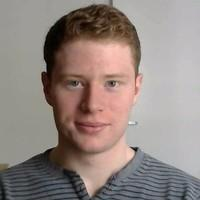
//> input picture images/dan.jpg, 200 x 200 px
$ ./test ../../images/dan.jpg   (built with g++ and OpenCV 4)
//> lines starting //> are read from the running program, lines starting //| are printed output that depends on the picture; after the words box and inside, x2 and y2 are one past the last pixel; in counts of white or black regions, pixels touching at a corner belong together
#include <opencv2/opencv.hpp>
#include <iostream>
using namespace std;
using namespace cv;
int main(int, char** argv)
{
	// Load the image
	Mat src = imread(argv[1]);
//> src is the input picture: 200 rows x 200 cols, CV_8UC3; mean B, G, R 129.7, 134.7, 147.2
	// Check if everything was fine
	if (!src.data)
		return -1;
	// Show source image
	imshow("Source Image", src);
	// Change the background from white to black, since that will help later to extract
	// better results during the use of Distance Transform
	for (int x = 0; x < src.rows; x++) {
		for (int y = 0; y < src.cols; y++) {
			if (src.at<Vec3b>(x, y) == Vec3b(255, 255, 255)) {
				src.at<Vec3b>(x, y)[0] = 0;
				src.at<Vec3b>(x, y)[1] = 0;
				src.at<Vec3b>(x, y)[2] = 0;
			}
		}
	}
	// Show output image
	imshow("Black Background Image", src);
	// Create a kernel that we will use for accuting/sharpening our image
	Mat kernel = (Mat_<float>(3, 3) <<
		1, 1, 1,
		1, -8, 1,
		1, 1, 1); // an approximation of second derivative, a quite strong kernel
				  // do the laplacian filtering as it is
				  // well, we need to convert everything in something more deeper then CV_8U
				  // because the kernel has some negative values,
				  // and we can expect in general to have a Laplacian image with negative values
				  // BUT a 8bits unsigned int (the one we are working with) can contain values from 0 to 255
				  // so the possible negative number will be truncated
	Mat imgLaplacian;
	Mat sharp = src; // copy source image to another temporary one
	filter2D(sharp, imgLaplacian, CV_32F, kernel);
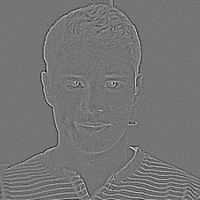
//> imgLaplacian: 200 rows x 200 cols, CV_32FC3; mean B, G, R 0, 0, 0; drawn with min black and max white
	src.convertTo(sharp, CV_32F);
	Mat imgResult = sharp - imgLaplacian;
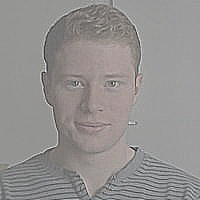
//> imgResult: 200 rows x 200 cols, CV_32FC3; mean B, G, R 129.7, 134.7, 147.1; drawn with min black and max white
	// convert back to 8bits gray scale
	imgResult.convertTo(imgResult, CV_8UC3);
//> imgResult: 200 rows x 200 cols, CV_8UC3
	imgLaplacian.convertTo(imgLaplacian, CV_8UC3);
//> imgLaplacian: 200 rows x 200 cols, CV_8UC3
	// imshow( "Laplace Filtered Image", imgLaplacian );
	imshow("New Sharped Image", imgResult);
	src = imgResult; // copy back
					 // Create binary image from source image
	Mat bw;
	cvtColor(src, bw, CV_BGR2GRAY);
	threshold(bw, bw, 40, 255, CV_THRESH_BINARY | CV_THRESH_OTSU);
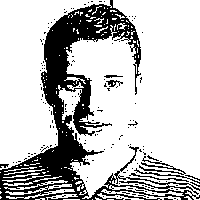
//> bw: 200 rows x 200 cols, CV_8UC1; 75.6% white; 159 black regions (150 under 20 px), largest, box (x1, y1, x2, y2) and area: (0, 0, 200, 200) 8889, (139, 156, 186, 175) 198, (134, 168, 200, 184) 99
	imshow("Binary Image", bw);
	// Perform the distance transform algorithm
	Mat dist;
	distanceTransform(bw, dist, CV_DIST_L2, 3);
	// Normalize the distance image for range = {0.0, 1.0}
	// so we can visualize and threshold it
	normalize(dist, dist, 0, 1., NORM_MINMAX);
	imshow("Distance Transform Image", dist);
	// Threshold to obtain the peaks
	// This will be the markers for the foreground objects
	threshold(dist, dist, .4, 1., CV_THRESH_BINARY);
//> dist: 200 rows x 200 cols, CV_32FC1; values 0 (black) and 1 (white), 18% white; 2 white regions, box (x1, y1, x2, y2) and area: (157, 0, 200, 150) 4856, (0, 0, 34, 136) 2334
	// Dilate a bit the dist image
	Mat kernel1 = Mat::ones(3, 3, CV_8UC1);
	dilate(dist, dist, kernel1);
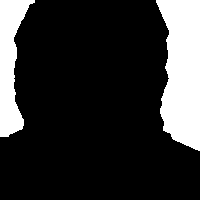
//> dist: 200 rows x 200 cols, CV_32FC1; values 0 (black) and 1 (white), 19.1% white; 2 white regions, box (x1, y1, x2, y2) and area: (156, 0, 200, 151) 5088, (0, 0, 35, 137) 2542
	imshow("Peaks", dist);
	// Create the CV_8U version of the distance image
	// It is needed for findContours()
	Mat dist_8u;
	dist.convertTo(dist_8u, CV_8U);
//> dist_8u: 200 rows x 200 cols, CV_8UC1; values 0 (black) and 1 (white), 19.1% white; 2 white regions
	// Find total markers
	vector<vector<Point> > contours;
	findContours(dist_8u, contours, CV_RETR_EXTERNAL, CV_CHAIN_APPROX_SIMPLE);
//> contours = 2 contours; box (x1, y1, x2, y2) and area: (156, 0, 200, 151) 4906, (0, 0, 35, 137) 2379
	// Create the marker image for the watershed algorithm
	Mat markers = Mat::zeros(dist.size(), CV_32SC1);
	// Draw the foreground markers
	for (size_t i = 0; i < contours.size(); i++)
		drawContours(markers, contours, static_cast<int>(i), Scalar::all(static_cast<int>(i) + 1), -1);
//> this loop made 2 passes
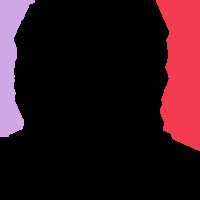
//> markers: 200 rows x 200 cols, CV_32SC1; 3 distinct labels, from 0 to 2; one colour per label, 0 black
	// Draw the background marker
	circle(markers, Point(5, 5), 3, CV_RGB(255, 255, 255), -1);
//> markers: 200 rows x 200 cols, CV_32SC1; 4 distinct labels, from 0 to 255
	imshow("Markers", markers * 10000);
	// Perform the watershed algorithm
	watershed(src, markers);
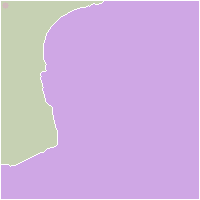
//> markers: 200 rows x 200 cols, CV_32SC1; 4 distinct labels, from -1 to 255; one colour per label, 0 black, -1 white
	Mat mark = Mat::zeros(markers.size(), CV_8UC1);
	markers.convertTo(mark, CV_8UC1);
	bitwise_not(mark, mark);
	//    imshow("Markers_v2", mark); // uncomment this if you want to see how the mark
	// image looks like at that point
	// Generate random colors
	vector<Vec3b> colors;
	for (size_t i = 0; i < contours.size(); i++)
	{
		int b = theRNG().uniform(0, 255);
		int g = theRNG().uniform(0, 255);
		int r = theRNG().uniform(0, 255);
		colors.push_back(Vec3b((uchar)b, (uchar)g, (uchar)r));
	}
	// Create the result image
	Mat dst = Mat::zeros(markers.size(), CV_8UC3);
	// Fill labeled objects with random colors
	for (int i = 0; i < markers.rows; i++)
	{
		for (int j = 0; j < markers.cols; j++)
		{
			int index = markers.at<int>(i, j);
			if (index > 0 && index <= static_cast<int>(contours.size()))
				dst.at<Vec3b>(i, j) = colors[index - 1];
			else
				dst.at<Vec3b>(i, j) = Vec3b(0, 0, 0);
		}
	}
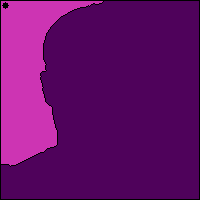
//> dst: 200 rows x 200 cols, CV_8UC3; mean B, G, R 106, 11.9, 101.9
	// Visualize the final image
	imshow("Final Result", dst);
	waitKey(0);
	return 0;
}
